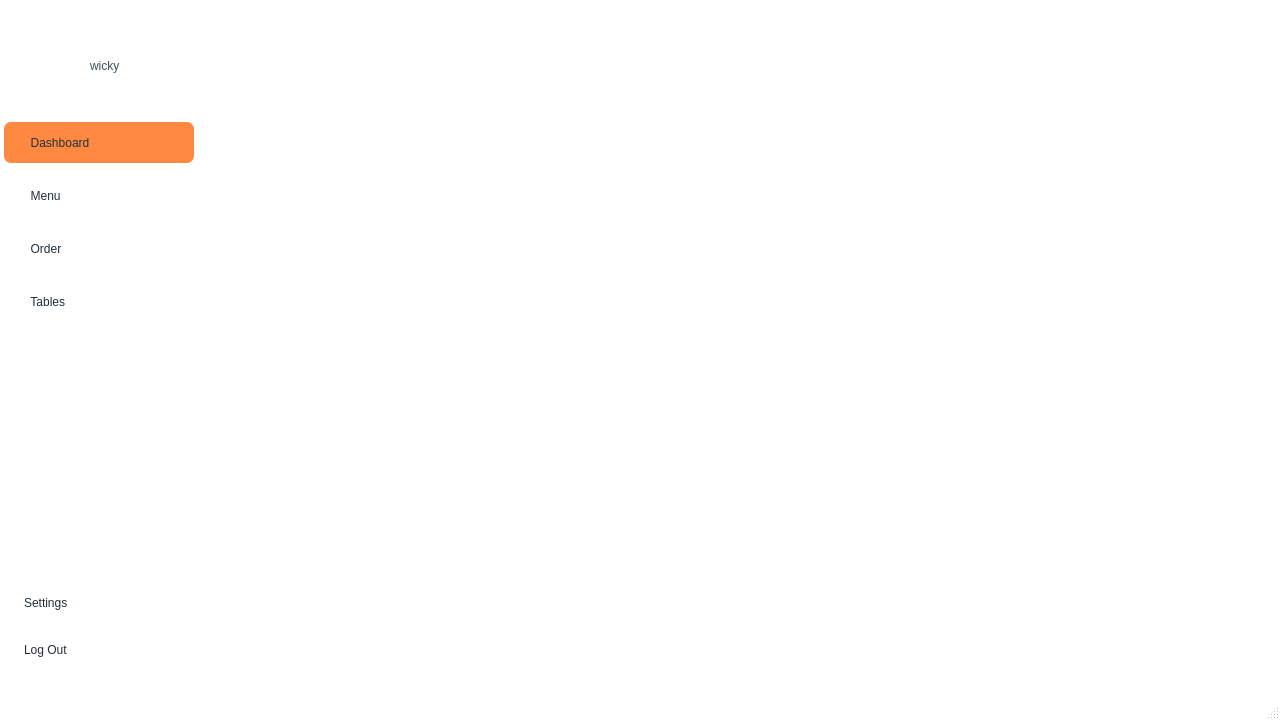
<?xml version="1.0" encoding="UTF-8"?>
<ui version="4.0">
 <class>customerdashboard</class>
 <widget class="QMainWindow" name="customerdashboard">
  <property name="geometry">
   <rect>
    <x>0</x>
    <y>0</y>
    <width>1280</width>
    <height>720</height>
   </rect>
  </property>
  <property name="palette">
   <palette>
    <active>
     <colorrole role="Window">
      <brush brushstyle="SolidPattern">
       <color alpha="255">
        <red>255</red>
        <green>255</green>
        <blue>255</blue>
       </color>
      </brush>
     </colorrole>
    </active>
    <inactive>
     <colorrole role="Window">
      <brush brushstyle="SolidPattern">
       <color alpha="255">
        <red>255</red>
        <green>255</green>
        <blue>255</blue>
       </color>
      </brush>
     </colorrole>
    </inactive>
    <disabled>
     <colorrole role="Base">
      <brush brushstyle="SolidPattern">
       <color alpha="255">
        <red>255</red>
        <green>255</green>
        <blue>255</blue>
       </color>
      </brush>
     </colorrole>
     <colorrole role="Window">
      <brush brushstyle="SolidPattern">
       <color alpha="255">
        <red>255</red>
        <green>255</green>
        <blue>255</blue>
       </color>
      </brush>
     </colorrole>
    </disabled>
   </palette>
  </property>
  <property name="windowTitle">
   <string>MainWindow</string>
  </property>
  <widget class="QWidget" name="centralwidget">
   <widget class="QGroupBox" name="Menu_GB">
    <property name="geometry">
     <rect>
      <x>0</x>
      <y>0</y>
      <width>200</width>
      <height>711</height>
     </rect>
    </property>
    <property name="styleSheet">
     <string notr="true">background: rgb(255, 255, 255); 
border: none;
    border-radius: 7px;</string>
    </property>
    <property name="title">
     <string/>
    </property>
    <widget class="QLabel" name="logo">
     <property name="geometry">
      <rect>
       <x>40</x>
       <y>32</y>
       <width>51</width>
       <height>51</height>
      </rect>
     </property>
     <property name="styleSheet">
      <string notr="true">color: rgb(31, 48, 58);</string>
     </property>
     <property name="text">
      <string/>
     </property>
     <property name="pixmap">
      <pixmap resource="../data/mainresources.qrc">:/new/prefix1/images/logo2.png</pixmap>
     </property>
     <property name="scaledContents">
      <bool>true</bool>
     </property>
    </widget>
    <widget class="QLabel" name="qwicky">
     <property name="geometry">
      <rect>
       <x>90</x>
       <y>40</y>
       <width>71</width>
       <height>51</height>
      </rect>
     </property>
     <property name="styleSheet">
      <string notr="true">color: rgb(61, 78, 88);
font: 550 16pt &quot;Segoe UI&quot;;</string>
     </property>
     <property name="text">
      <string>wicky</string>
     </property>
    </widget>
    <widget class="QWidget" name="layoutWidget">
     <property name="geometry">
      <rect>
       <x>0</x>
       <y>120</y>
       <width>203</width>
       <height>211</height>
      </rect>
     </property>
     <layout class="QVBoxLayout" name="verticalLayout_4">
      <item>
       <widget class="QGroupBox" name="dashboard">
        <property name="enabled">
         <bool>true</bool>
        </property>
        <property name="minimumSize">
         <size>
          <width>201</width>
          <height>45</height>
         </size>
        </property>
        <property name="maximumSize">
         <size>
          <width>201</width>
          <height>46</height>
         </size>
        </property>
        <property name="styleSheet">
         <string notr="true">background: none;</string>
        </property>
        <property name="title">
         <string/>
        </property>
        <widget class="QPushButton" name="Dashboard_PB">
         <property name="enabled">
          <bool>true</bool>
         </property>
         <property name="geometry">
          <rect>
           <x>4</x>
           <y>0</y>
           <width>190</width>
           <height>41</height>
          </rect>
         </property>
         <property name="styleSheet">
          <string notr="true">QPushButton {
    font: 700 12pt &quot;Segoe UI&quot;;
    color: rgb(31, 48, 58);
    text-align: left;
    padding: 10px 20px;
    background-color: rgb(255, 137, 64);
}
QPushButton:hover {
    background-color: rgb(255, 215, 147);
}
QPushButton:pressed {
    background-color: rgb(255, 137, 64);
}</string>
         </property>
         <property name="text">
          <string>  Dashboard</string>
         </property>
         <property name="icon">
          <iconset resource="../data/mainresources.qrc">
           <normaloff>:/icons/images/icons/menu.png</normaloff>:/icons/images/icons/menu.png</iconset>
         </property>
         <property name="iconSize">
          <size>
           <width>15</width>
           <height>15</height>
          </size>
         </property>
        </widget>
       </widget>
      </item>
      <item>
       <widget class="QGroupBox" name="menu">
        <property name="enabled">
         <bool>true</bool>
        </property>
        <property name="minimumSize">
         <size>
          <width>201</width>
          <height>45</height>
         </size>
        </property>
        <property name="maximumSize">
         <size>
          <width>201</width>
          <height>45</height>
         </size>
        </property>
        <property name="styleSheet">
         <string notr="true">background: none;</string>
        </property>
        <property name="title">
         <string/>
        </property>
        <widget class="QPushButton" name="Menu_PB">
         <property name="enabled">
          <bool>true</bool>
         </property>
         <property name="geometry">
          <rect>
           <x>4</x>
           <y>0</y>
           <width>190</width>
           <height>40</height>
          </rect>
         </property>
         <property name="styleSheet">
          <string notr="true">QPushButton {
    font: 700 12pt &quot;Segoe UI&quot;;
    color: rgb(31, 48, 58);
    text-align: left;
    padding: 10px 20px;
    background-color: none;
}
QPushButton:hover {
    background-color: rgb(255, 215, 147);
}
QPushButton:pressed {
    background-color: rgb(255, 137, 64);
}</string>
         </property>
         <property name="text">
          <string>  Menu</string>
         </property>
         <property name="icon">
          <iconset resource="../data/mainresources.qrc">
           <normaloff>:/icons/images/icons/fmenu.png</normaloff>:/icons/images/icons/fmenu.png</iconset>
         </property>
         <property name="iconSize">
          <size>
           <width>20</width>
           <height>20</height>
          </size>
         </property>
        </widget>
       </widget>
      </item>
      <item>
       <widget class="QGroupBox" name="orders">
        <property name="enabled">
         <bool>true</bool>
        </property>
        <property name="minimumSize">
         <size>
          <width>201</width>
          <height>45</height>
         </size>
        </property>
        <property name="maximumSize">
         <size>
          <width>201</width>
          <height>45</height>
         </size>
        </property>
        <property name="styleSheet">
         <string notr="true">background: none;</string>
        </property>
        <property name="title">
         <string/>
        </property>
        <widget class="QPushButton" name="Orders_PB">
         <property name="enabled">
          <bool>true</bool>
         </property>
         <property name="geometry">
          <rect>
           <x>4</x>
           <y>0</y>
           <width>190</width>
           <height>40</height>
          </rect>
         </property>
         <property name="styleSheet">
          <string notr="true">QPushButton {
    font: 700 12pt &quot;Segoe UI&quot;;
    color: rgb(31, 48, 58);
    text-align: left;
    padding: 10px 20px;
    background-color: none;
}
QPushButton:hover {
    background-color: rgb(255, 215, 147);
}
QPushButton:pressed {
    background-color: rgb(255, 137, 64);
}</string>
         </property>
         <property name="text">
          <string>  Order</string>
         </property>
         <property name="icon">
          <iconset resource="../data/mainresources.qrc">
           <normaloff>:/icons/images/icons/order.png</normaloff>:/icons/images/icons/order.png</iconset>
         </property>
         <property name="iconSize">
          <size>
           <width>20</width>
           <height>20</height>
          </size>
         </property>
        </widget>
       </widget>
      </item>
      <item>
       <widget class="QGroupBox" name="tables">
        <property name="enabled">
         <bool>true</bool>
        </property>
        <property name="minimumSize">
         <size>
          <width>201</width>
          <height>45</height>
         </size>
        </property>
        <property name="maximumSize">
         <size>
          <width>201</width>
          <height>45</height>
         </size>
        </property>
        <property name="styleSheet">
         <string notr="true">background: none;</string>
        </property>
        <property name="title">
         <string/>
        </property>
        <widget class="QPushButton" name="Tabels_PB">
         <property name="enabled">
          <bool>true</bool>
         </property>
         <property name="geometry">
          <rect>
           <x>4</x>
           <y>0</y>
           <width>190</width>
           <height>40</height>
          </rect>
         </property>
         <property name="styleSheet">
          <string notr="true">QPushButton {
    font: 700 12pt &quot;Segoe UI&quot;;
    color: rgb(31, 48, 58);
    text-align: left;
    padding: 10px 20px;
    background-color: none;
}
QPushButton:hover {
    background-color: rgb(255, 215, 147);
}
QPushButton:pressed {
    background-color: rgb(255, 137, 64);
}</string>
         </property>
         <property name="text">
          <string>  Tables</string>
         </property>
         <property name="icon">
          <iconset resource="../data/mainresources.qrc">
           <normaloff>:/icons/images/icons/order.png</normaloff>:/icons/images/icons/order.png</iconset>
         </property>
         <property name="iconSize">
          <size>
           <width>20</width>
           <height>20</height>
          </size>
         </property>
        </widget>
       </widget>
      </item>
     </layout>
    </widget>
    <widget class="QWidget" name="layoutWidget_2">
     <property name="geometry">
      <rect>
       <x>0</x>
       <y>570</y>
       <width>203</width>
       <height>110</height>
      </rect>
     </property>
     <layout class="QVBoxLayout" name="bottommenu">
      <item>
       <widget class="QGroupBox" name="settings">
        <property name="enabled">
         <bool>true</bool>
        </property>
        <property name="minimumSize">
         <size>
          <width>201</width>
          <height>51</height>
         </size>
        </property>
        <property name="maximumSize">
         <size>
          <width>201</width>
          <height>45</height>
         </size>
        </property>
        <property name="styleSheet">
         <string notr="true">QPushButton {
    font: 700 12pt &quot;Segoe UI&quot;;
    color: rgb(31, 48, 58);
    text-align: left;
    padding: 10px 20px;
    background-color: none;
}
QPushButton:hover {
    background-color: rgb(255, 215, 147);
}
QPushButton:pressed {
    background-color: rgb(255, 137, 64);
}</string>
        </property>
        <property name="title">
         <string/>
        </property>
        <widget class="QPushButton" name="Settings_PB">
         <property name="enabled">
          <bool>true</bool>
         </property>
         <property name="geometry">
          <rect>
           <x>4</x>
           <y>10</y>
           <width>190</width>
           <height>40</height>
          </rect>
         </property>
         <property name="styleSheet">
          <string notr="true">QPushButton {
    font: 700 12pt &quot;Segoe UI&quot;;
    color: rgb(31, 48, 58);
    text-align: left;
    padding: 10px 20px;
    background-color: none;
}
QPushButton:hover {
    background-color: rgb(255, 215, 147);
}
QPushButton:pressed {
    background-color: rgb(255, 137, 64);
}</string>
         </property>
         <property name="text">
          <string>Settings</string>
         </property>
         <property name="icon">
          <iconset resource="../data/mainresources.qrc">
           <normaloff>:/icons/images/icons/settings.png</normaloff>:/icons/images/icons/settings.png</iconset>
         </property>
         <property name="iconSize">
          <size>
           <width>20</width>
           <height>20</height>
          </size>
         </property>
        </widget>
       </widget>
      </item>
      <item>
       <widget class="QGroupBox" name="Quit">
        <property name="enabled">
         <bool>true</bool>
        </property>
        <property name="minimumSize">
         <size>
          <width>201</width>
          <height>51</height>
         </size>
        </property>
        <property name="maximumSize">
         <size>
          <width>201</width>
          <height>45</height>
         </size>
        </property>
        <property name="styleSheet">
         <string notr="true">QPushButton {
    font: 700 12pt &quot;Segoe UI&quot;;
    color: rgb(31, 48, 58);
    text-align: left;
    padding: 10px 20px;
    background-color: none;
}
QPushButton:hover {
    background-color: rgb(255, 215, 147);
}
QPushButton:pressed {
    background-color: rgb(255, 137, 64);
}</string>
        </property>
        <property name="title">
         <string/>
        </property>
        <widget class="QPushButton" name="Quit_PB">
         <property name="enabled">
          <bool>true</bool>
         </property>
         <property name="geometry">
          <rect>
           <x>4</x>
           <y>0</y>
           <width>190</width>
           <height>40</height>
          </rect>
         </property>
         <property name="styleSheet">
          <string notr="true">QPushButton {
    font: 700 12pt &quot;Segoe UI&quot;;
    color: rgb(31, 48, 58);
    text-align: left;
    padding: 10px 20px;
    background-color: none;
}
QPushButton:hover {
    background-color: rgb(255, 215, 147);
}
QPushButton:pressed {
    background-color: rgb(255, 137, 64);
}</string>
         </property>
         <property name="text">
          <string>Log Out</string>
         </property>
         <property name="icon">
          <iconset resource="../data/mainresources.qrc">
           <normaloff>:/icons/images/icons/quit.png</normaloff>:/icons/images/icons/quit.png</iconset>
         </property>
         <property name="iconSize">
          <size>
           <width>25</width>
           <height>25</height>
          </size>
         </property>
        </widget>
       </widget>
      </item>
     </layout>
    </widget>
   </widget>
  </widget>
  <widget class="QStatusBar" name="statusbar"/>
 </widget>
 <resources>
  <include location="../data/mainresources.qrc"/>
 </resources>
 <connections/>
</ui>
